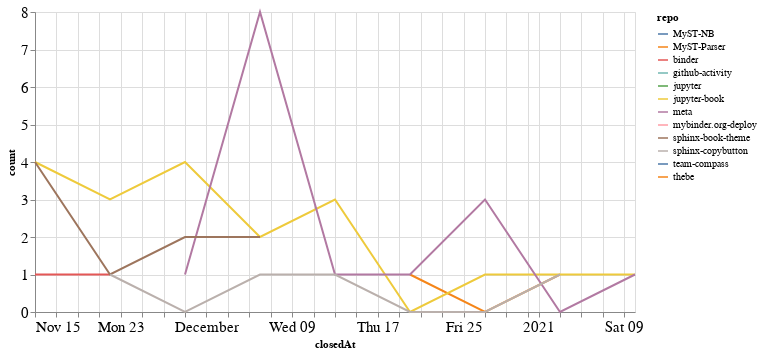

Notebook cell for this chart:
### Code cell
closed_by_time = closed_by.groupby('repo').resample('W', on='closedAt').count()['author'].reset_index()
closed_by_time = closed_by_time.rename(columns={'author': 'count'})

alt.Chart(closed_by_time, width=600).mark_line().encode(
    x='closedAt',
    y='count',
    color='repo',
    tooltip="repo"
)

### Figure 1 — Vega-Lite specification as saved in the notebook (floating-point values rounded to 4 significant figures)
{"config": {"axisLeft": {"labelFontSize": 15}, "axisBottom": {"labelFontSize": 15}}, "data": {"name": "data-a52d6559e9b1e960a7a6d92a58d110cd"}, "mark": "line", "encoding": {"color": {"type": "nominal", "field": "repo"}, "tooltip": {"type": "nominal", "field": "repo"}, "x": {"type": "temporal", "field": "closedAt"}, "y": {"type": "quantitative", "field": "count"}}, "width": 600, "$schema": "https://vega.github.io/schema/vega-lite/v4.8.1.json", "datasets": {"data-a52d6559e9b1e960a7a6d92a58d110cd": [{"repo": "MyST-NB", "closedAt": "2020-11-22T00:00:00", "count": 3}, {"repo": "MyST-Parser", "closedAt": "2020-12-20T00:00:00", "count": 1}, {"repo": "MyST-Parser", "closedAt": "2020-12-27T00:00:00", "count": 0}, {"repo": "MyST-Parser", "closedAt": "2021-01-03T00:00:00", "count": 1}, {"repo": "binder", "closedAt": "2020-11-15T00:00:00", "count": 1}, {"repo": "binder", "closedAt": "2020-11-22T00:00:00", "count": 1}, {"repo": "github-activity", "closedAt": "2020-12-13T00:00:00", "count": 1}, {"repo": "jupyter", "closedAt": "2020-12-20T00:00:00", "count": 1}, {"repo": "jupyter-book", "closedAt": "2020-11-15T00:00:00", "count": 4}, {"repo": "jupyter-book", "closedAt": "2020-11-22T00:00:00", "count": 3}, {"repo": "jupyter-book", "closedAt": "2020-11-29T00:00:00", "count": 4}, {"repo": "jupyter-book", "closedAt": "2020-12-06T00:00:00", "count": 2}, {"repo": "jupyter-book", "closedAt": "2020-12-13T00:00:00", "count": 3}, {"repo": "jupyter-book", "closedAt": "2020-12-20T00:00:00", "count": 0}, {"repo": "jupyter-book", "closedAt": "2020-12-27T00:00:00", "count": 1}, {"repo": "jupyter-book", "closedAt": "2021-01-03T00:00:00", "count": 1}, {"repo": "jupyter-book", "closedAt": "2021-01-10T00:00:00", "count": 1}, {"repo": "meta", "closedAt": "2020-11-29T00:00:00", "count": 1}, {"repo": "meta", "closedAt": "2020-12-06T00:00:00", "count": 8}, {"repo": "meta", "closedAt": "2020-12-13T00:00:00", "count": 1}, {"repo": "meta", "closedAt": "2020-12-20T00:00:00", "count": 1}, {"repo": "meta", "closedAt": "2020-12-27T00:00:00", "count": 3}, {"repo": "meta", "closedAt": "2021-01-03T00:00:00", "count": 0}, {"repo": "meta", "closedAt": "2021-01-10T00:00:00", "count": 1}, {"repo": "mybinder.org-deploy", "closedAt": "2020-12-06T00:00:00", "count": 1}, {"repo": "sphinx-book-theme", "closedAt": "2020-11-15T00:00:00", "count": 4}, {"repo": "sphinx-book-theme", "closedAt": "2020-11-22T00:00:00", "count": 1}, {"repo": "sphinx-book-theme", "closedAt": "2020-11-29T00:00:00", "count": 2}, {"repo": "sphinx-book-theme", "closedAt": "2020-12-06T00:00:00", "count": 2}, {"repo": "sphinx-copybutton", "closedAt": "2020-11-22T00:00:00", "count": 1}, {"repo": "sphinx-copybutton", "closedAt": "2020-11-29T00:00:00", "count": 0}, {"repo": "sphinx-copybutton", "closedAt": "2020-12-06T00:00:00", "count": 1}, {"repo": "sphinx-copybutton", "closedAt": "2020-12-13T00:00:00", "count": 1}, {"repo": "sphinx-copybutton", "closedAt": "2020-12-20T00:00:00", "count": 0}, {"repo": "sphinx-copybutton", "closedAt": "2020-12-27T00:00:00", "count": 0}, {"repo": "sphinx-copybutton", "closedAt": "2021-01-03T00:00:00", "count": 1}, {"repo": "team-compass", "closedAt": "2020-12-20T00:00:00", "count": 1}, {"repo": "thebe", "closedAt": "2020-12-27T00:00:00", "count": 2}]}}
